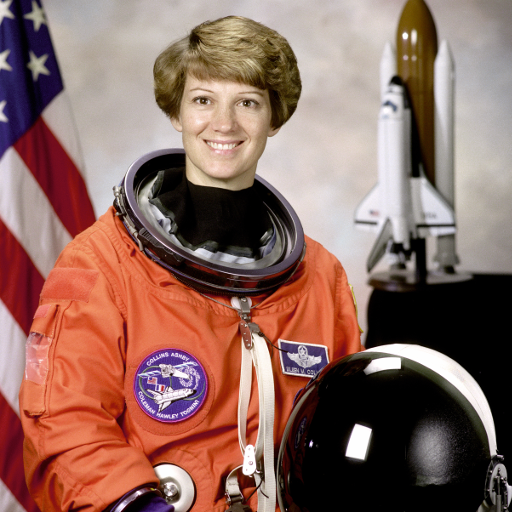
#> input picture skimage.data.astronaut(), 512 x 512 px
$ jupyter execute --allow-errors lab-cv-main-solution.ipynb   (older library calls are emulated)
#> lines starting #> are read from the running program, lines starting #| are printed output that depends on the picture
# Laboratory #02 : Image Operators and Filters

At the end of this laboratory, you would get familiarized with

*   Image Handling
*   Image Manipulation
*   Histogram and Histogram Equalization
*   Basic filtering techniques

### **Remember this is a graded exercise.**

*   For every plot, make sure you provide appropriate titles, axis labels, legends, wherever applicable.
*   Add sufficient comments and explanations wherever necessary.

---

[cell 1]
# Loading necessary libraries (Feel free to add new libraries if you need for any computation)

import numpy as np
from matplotlib import pyplot as plt
from skimage import color, data, exposure, filters, io, morphology

# Channels and color spaces

### **Exercise: Image Creation and Color Manipulation**

*   Create a 100 x 100 image for each of the below visualization

*   Visualize the created images in a 1 x 3 subplot using matplotlib.

[cell 2]
# solution

img1 = np.zeros((100,100), dtype=np.uint8)
img1[:,50:100]=255;
img2 = np.zeros((100,100), dtype=np.uint8)
img2[50:100,:]=255;
img3 = np.zeros((100,100), dtype=np.uint8)
img3[0:50,0:50]=255;

f, axarr = plt.subplots(ncols=3, nrows=1,figsize=(10,10))
axarr[0].imshow(img1, cmap='gray')
axarr[1].imshow(img2, cmap='gray')
axarr[2].imshow(img3, cmap='gray')
plt.show()

*   Use the above three images to create the following image

*Hint: Remember channels and color spaces*

[cell 3]
# solution

img_cl = np.zeros((100,100,3), dtype=np.uint8)

img_cl[:,:,0] = img1;
img_cl[:,:,1] = img2;
img_cl[:,:,2] = img3;
plt.imshow(img_cl)
plt.show()

### **Exercise: Color Manipulation**

*   Read the image 'sillas.jpg' from the images folder

*   Extract individual channels and plot them using matplotlib subplot.

#> (a cell that did not finish here is left out)

*   The color **red** looks too bright for the eyes. Isn't it?? Lets change the color and see how it appears.
    *    Create a new image where everything that is **'red' is changed to 'blue'**.
*   Visualize the original image and the created image using matplotlib subplot.

#> (a cell that did not finish here is left out)

#> (a cell that did not finish here is left out)

# Image Manipulation

### **Exercise: Image Operators**

*   You can find images 'model.png' and 'coat.png' in the images folder (First two images of the below visualization). Your task is to create an image from the given two images such a way that the model is wearing the coat (Third image in the visualization).
*   You can also find different textures in the images folder. Your task is to change the coat texture to any one of the given textures.
*   Visualize the images similar to the given visualization.

*Hint: Think masks!!!*

#> (a cell that did not finish here is left out)

# Contrast Enhancement

### **Exercise: Histogram Computation**

*   Read the **'astronaut' image** from data module.
*   Convert the image to grayscale.
*   Compute the **histogram of the image.** *Hint: histogram function is available in skimage.exposure package*
*   Plot the histogram using matplotlib plot.

[cell 8]
# solution

image = data.astronaut()
#> image is the input picture: shape (512, 512, 3); mean R, G, B 141.6, 105.8, 96.5
image = color.rgb2gray(image)
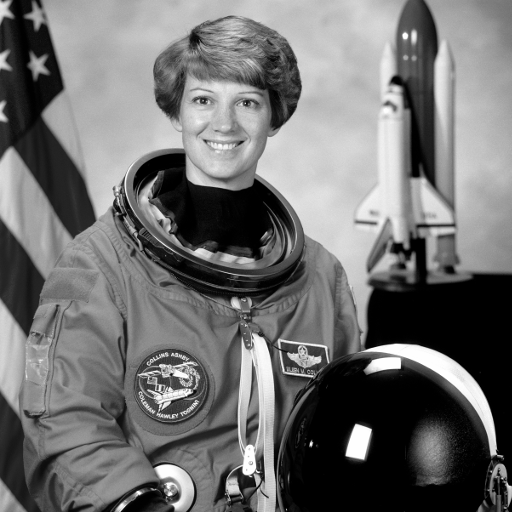
#> image: shape (512, 512) float64; min 0, max 1, mean 0.442

hist, bin_centers = exposure.histogram(image)
#> hist = 256 values, max 29467 at index 0, min 126 at index 248, mean 1024; bin_centers = 256 values from 0.00195 to 0.998

plt.figure(figsize=(15, 5))
plt.bar(bin_centers, hist, width=0.001)
plt.show()
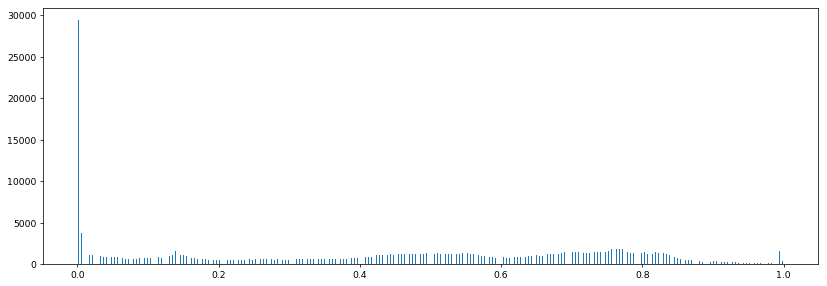
#> figure drawn by matplotlib, 1 panel; tallest bar 29467 high, from x = 0.00145 to 0.00245

*   Change the bin count to 8 and compute the histogram of the image and plot the computed histogram using matplotlib plot.

[cell 9]
# solution

hist, bin_centers = exposure.histogram(image, nbins=8)
#> hist = [58836, 23679, 19936, 34163, 35337, 41039, 40211, 8943]; bin_centers = [0.0625, 0.188, 0.312, 0.438, 0.562, 0.688, 0.812, 0.938]

plt.figure(figsize=(15, 5))
plt.bar(bin_centers, hist, width=0.05, tick_label=bin_centers)
plt.show()
#> figure, not shown here; tallest bar 58836 high, from x = 0.0375 to 0.0875

*   What happens when you change the bin count? Does your inference change based on the bin count? If yes, then how do you define the correct bin count.
*   What happens when the bin count is very low and what happens when it is very high?

**Solution**

1. Yes, the inference changes. Because when the nbins was 8, the curve was more flatter and more details can be inferred from the histogram with nbins as 256.
2. If there are too many bins, then the data distribution will look rough and it will be difficult to discern the signal from the noise. If there are two fews bins, the histogram will lack the details needed to discern any useful pattern from the data.

*   Compute histogram of the color image (without converting it to grayscale).
*   Plot the total histogram and also histogram for each channel (show it in a single plot with differnt legends for each histogram).

[cell 10]
#solution

image = data.astronaut()

R = image[:, :, 0];
G = image[:, :, 1];
B = image[:, :, 2];
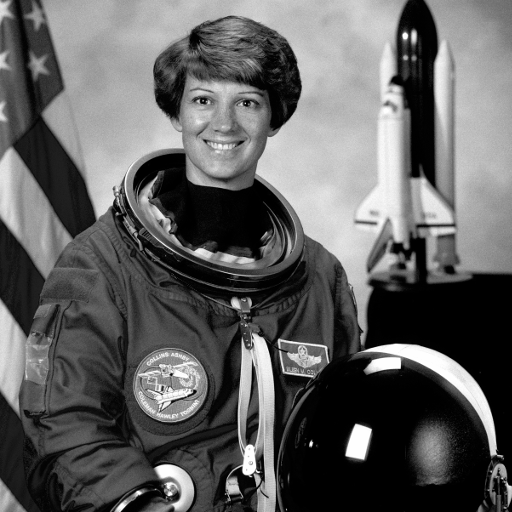
#> B: shape (512, 512); min 0, max 255, mean 96.5

hist_r, bin_centers_r = exposure.histogram(R)
#> hist_r = 256 values, max 28332 at index 0, min 177 at index 248, mean 1024; bin_centers_r = 256 values from 0 to 255
hist_g, bin_centers_g = exposure.histogram(G)
#> hist_g = 256 values, max 29383 at index 0, min 104 at index 248, mean 1024; bin_centers_g = 256 values from 0 to 255
hist_b, bin_centers_b = exposure.histogram(B)
#> hist_b = 256 values, max 29103 at index 0, min 102 at index 249, mean 1024; bin_centers_b = 256 values from 0 to 255

plt.figure(figsize=(10, 10))
plt.plot(hist_r, label='red')
plt.plot(hist_g, label='green')
plt.plot(hist_b, label='blue')
plt.plot(hist_r + hist_g + hist_b, label='combined')

plt.legend()

plt.show()
#> figure, not shown here; curve peaks at x = 0, y = 28332; curve peaks at x = 0, y = 29383; curve peaks at x = 0, y = 29103

### **Exercise: Histogram Equalization**

*   Read 'aquatermi_lowcontrast.jpg' image from the images folder.
*   Compute the histogram of the image.
*   Perform histogram equalization of the image to enhance the contrast. *Hint: Use equalize_hist function available in skimage.exposure*
*   Also compute histogram of the equalized image.
*   Use 2 x 2 subplot to show the original image and the enhanced image along with the corresponding histograms.

[cell 11]
# solution

image = io.imread('/content/drive/MyDrive/2122_CV_Practicals/P02_04_oct_2021_operators_and_filters/images/aquatermi_lowcontrast.jpg')
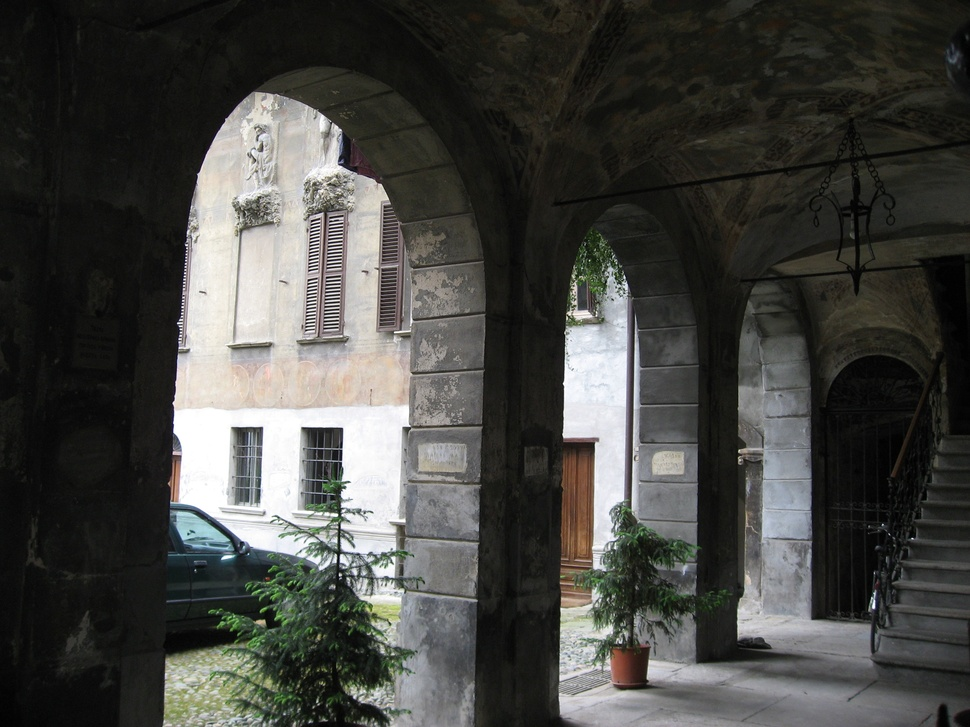
#> input picture images/images/aquatermi_lowcontrast.jpg, 970 x 727 px, shrunk from 2816 x 2112 before the run, found by its file name
#> image is the input picture: shape (727, 970, 3); mean R, G, B 69.7, 69.9, 66.3
image = color.rgb2gray(image)
#> image: shape (727, 970) float64
hist, bin_centers = exposure.histogram(image)
#> hist = 256 values, max 19697 at index 16, min 67 at index 0, mean 2754.6; bin_centers = 256 values from 0.00195 to 0.998

image_eq = exposure.equalize_hist(image)
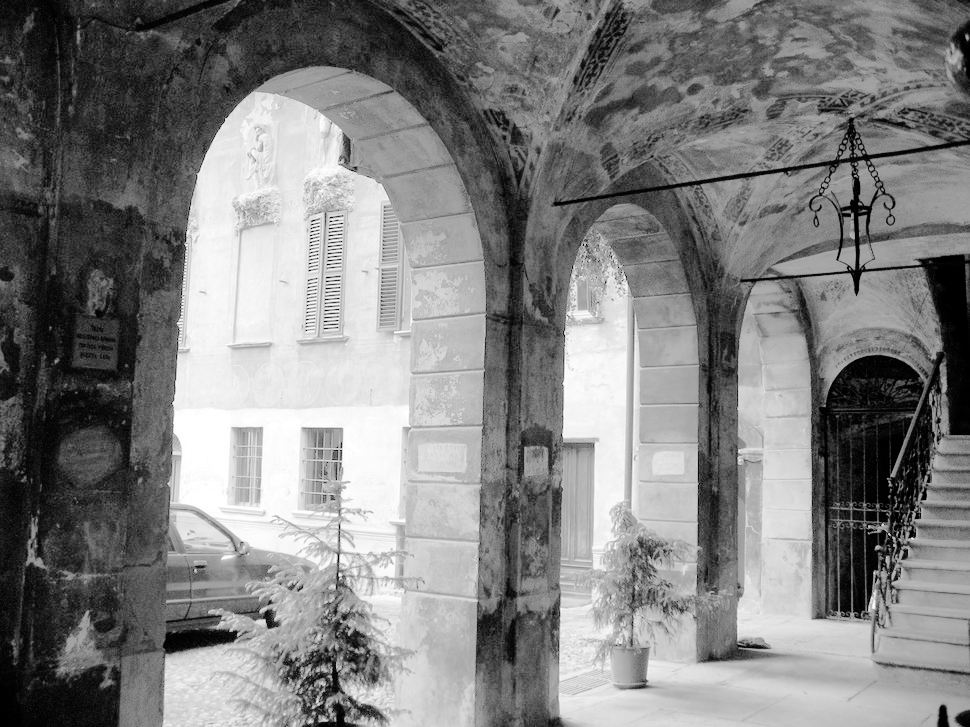
#> image_eq: shape (727, 970) float64; min 9.5e-05, max 1, mean 0.507
hist_eq, bin_centers_eq = exposure.histogram(image_eq)
#> hist_eq = 256 values, max 12071 at index 48, min 48 at index 21, mean 2754.6; bin_centers_eq = 256 values from 0.00205 to 0.998

f, axarr = plt.subplots(ncols=2, nrows=2,figsize=(10,10))
axarr[0][0].imshow(image, cmap='gray')
axarr[0][0].set_title('Original Image')
axarr[0][1].imshow(image_eq, cmap='gray')
axarr[0][1].set_title('Equalized Image')
axarr[1][0].plot(hist)
axarr[1][0].set_title('Original image - Histogram')
axarr[1][1].plot(hist_eq)
axarr[1][1].set_title('Equalized image - Histogram')
plt.show()
#> figure, not shown here; panel 3: curve peaks at x = 16, y = 19697; panel 4: curve peaks at x = 48, y = 12071
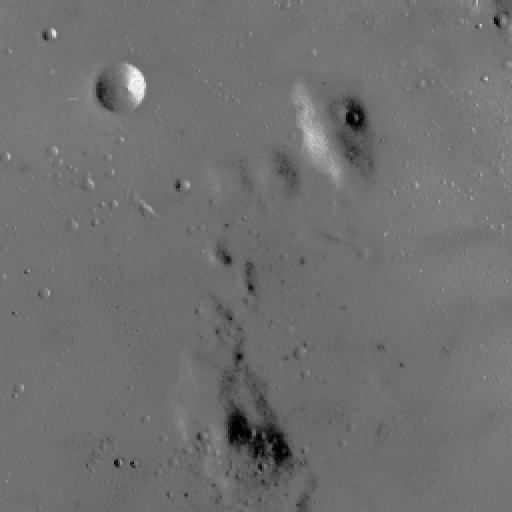
#> input picture skimage.data.moon(), 512 x 512 px
#> further down, original is the input picture: shape (512, 512); min 0, max 255, mean 112.2

*   The above function in skimage.exposure uses cdf and interpolation technique to normalize the histogram. How is it different from linear contrast stretch?

**Solution**

https://stackoverflow.com/questions/41118808/difference-between-contrast-stretching-and-histogram-equalization

https://www.ques10.com/p/5967/compare-between-contract-stretching-and-histogra-1/

### **Exercise: Linear Contrast Stretch**

*   Write a function to compute the linear contrast stretch (Do not use an inbuilt function).
*   Provide grayscale image array and bin count as parameters to the function and return the enhanced image array.
*   Use a 2 x 2 plot to visualize the original image, histogram, enhanced image and the corresponding histogram.

[cell 12]
# solution

def linear_contrast_strech(img, bin_count=256, pmin=0, pmax=100):
#> called with bin_count = 256, pmin = 5, pmax = 95
    lower_trgt = 0
    upper_trgt = lower_trgt + bin_count-1
    upper_img = np.percentile(img, pmax)
#> upper_img = 123
    lower_img = np.percentile(img, pmin)
#> lower_img = 96
    result = (img - lower_img)*((upper_trgt - lower_trgt)/(upper_img - lower_img)) + lower_trgt
    #saturate values out of the range
    result[result<lower_trgt] = lower_trgt
    result[result>upper_trgt] = upper_trgt
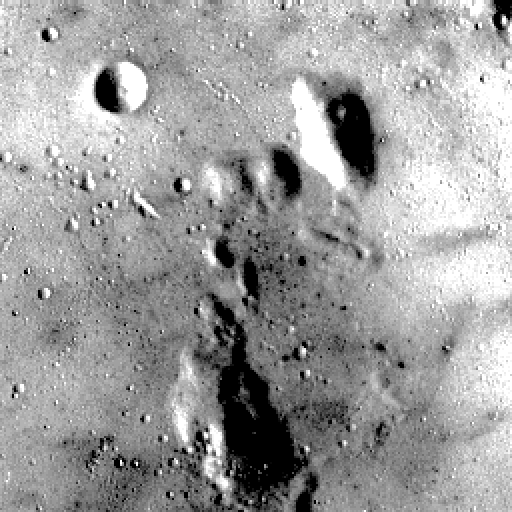
#> result: shape (512, 512) float64; min 0, max 255, mean 157.5
    return result

[cell 13]
# solution

original = data.moon()
streched = linear_contrast_strech(original, 256, 5, 95)

[hist_original, centers_original] = exposure.histogram(original, nbins=256)
#> hist_original = 256 values, max 23296 at index 115, min 0 at index 1, mean 1024; centers_original = 256 values from 0 to 255
[hist_streched, centers_streched] = exposure.histogram(streched, nbins=256)
#> hist_streched = 256 values, max 23296 at index 180, min 0 at index 1, mean 1024; centers_streched = 256 values from 0.498 to 254.5

fig, ((ax1, ax2), (ax3, ax4)) = plt.subplots(nrows=2, ncols=2, sharex=False, sharey=False, figsize = (12,12))

ax1.imshow(original, cmap='gray')
ax1.title.set_text('Original image')
ax2.bar(centers_original, hist_original, width = 2)
ax2.title.set_text('Original Histogram')

ax3.imshow(streched, cmap='gray')
ax3.title.set_text('Streched image')
ax4.bar(centers_streched, hist_streched, width = 2)
ax4.title.set_text('Streched Histogram')

plt.show()
#> figure, not shown here; panel 2: tallest bar 23296 high, from x = 114 to 116; panel 4: tallest bar 23296 high, from x = 178.8 to 180.8

# Filters

### **Exercise: Mean Filter**

*   Load the **coins** image from the data module.
*   Define a disk structuring element (selem) of radius 20. *Hint: Structuring elements are defined in the skimage.morphology module*
*   Use mean filter using the created selem. *Hint: The mean filter is available in skimage.filters.rank module*
*   Increase the radius of the selem by 10 and apply the mean filter.
*   Reduce the radius of the selem by 10 and apply the mean filter.
*   Visualize all the smoothened images along with the original image.

[cell 14]
# solution

image = data.coins()
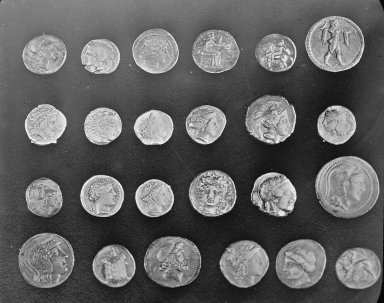
#> input picture skimage.data.coins(), 384 x 303 px
#> image is the input picture: shape (303, 384); min 1, max 252, mean 96.9

selem20 = morphology.disk(20)
mean_image_20 = filters.rank.mean(image, selem20)

selem30 = morphology.disk(30)
mean_image_30 = filters.rank.mean(image, selem30)
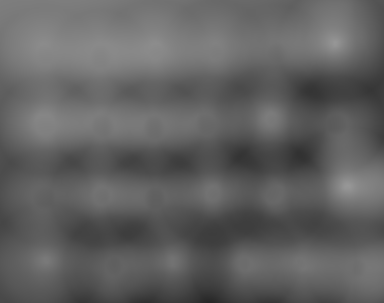
#> mean_image_30: shape (303, 384); min 38, max 151, mean 97.1

selem10 = morphology.disk(10)
mean_image_10 = filters.rank.mean(image, selem10)

f, axarr = plt.subplots(ncols=4, nrows=1,figsize=(20, 10))
axarr[0].imshow(image, cmap='gray')
axarr[0].set_title('Original Image')
axarr[1].imshow(mean_image_20, cmap='gray')
axarr[1].set_title('Selem (20)')
axarr[2].imshow(mean_image_30, cmap='gray')
axarr[2].set_title('Selem (30)')
axarr[3].imshow(mean_image_10, cmap='gray')
axarr[3].set_title('Selem (10)')
plt.show()

*   Use different selem (disk, square, rectangle, star, diamond) to view the behaviour of the mean filter (It is not necessary to repeat with different sizes; it is sufficient to show the one with optimal parameter).
*   Create a 2 x 5 subplot to show the selem in the first row and the corresponding smoothened image in the second row.

[cell 15]
# solution

image = data.coins()

f, ax = plt.subplots(ncols=5, nrows=2,figsize=(20, 10))

selem = morphology.disk(radius=10)
coin_filtered = filters.rank.mean(image, selem=selem)
ax[0,0].imshow(selem, cmap='gray')
ax[1,0].imshow(coin_filtered, cmap='gray')

selem = morphology.square(width=10)
coin_filtered = filters.rank.mean(image, selem=selem)
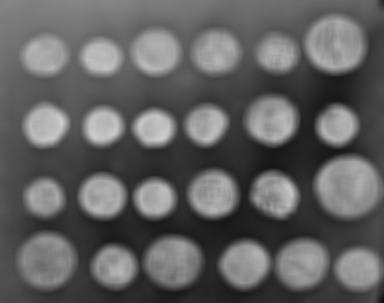
#> coin_filtered: shape (303, 384); min 9, max 208, mean 96.5
ax[0,1].imshow(selem, cmap='gray')
ax[1,1].imshow(coin_filtered, cmap='gray')

#> (the rest of this cell did not finish here and is left out)
